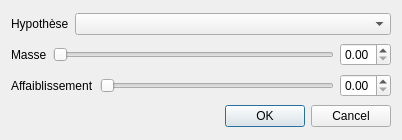
<?xml version="1.0" encoding="UTF-8"?>
<ui version="4.0">
 <class>masseDialog</class>
 <widget class="QDialog" name="masseDialog">
  <property name="geometry">
   <rect>
    <x>0</x>
    <y>0</y>
    <width>402</width>
    <height>140</height>
   </rect>
  </property>
  <property name="windowTitle">
   <string>Affecter une hypothèse</string>
  </property>
  <layout class="QVBoxLayout" name="verticalLayout">
   <item>
    <layout class="QHBoxLayout" name="horizontalLayout">
     <item>
      <widget class="QLabel" name="hypotheseLabel">
       <property name="text">
        <string>Hypothèse</string>
       </property>
      </widget>
     </item>
     <item>
      <widget class="QComboBox" name="hypotheseComboBox">
       <property name="sizePolicy">
        <sizepolicy hsizetype="Expanding" vsizetype="Fixed">
         <horstretch>0</horstretch>
         <verstretch>0</verstretch>
        </sizepolicy>
       </property>
      </widget>
     </item>
    </layout>
   </item>
   <item>
    <layout class="QHBoxLayout" name="horizontalLayout_2">
     <item>
      <widget class="QLabel" name="masseLabel">
       <property name="text">
        <string>Masse</string>
       </property>
      </widget>
     </item>
     <item>
      <widget class="QSlider" name="masseSlider">
       <property name="maximum">
        <number>100</number>
       </property>
       <property name="orientation">
        <enum>Qt::Horizontal</enum>
       </property>
      </widget>
     </item>
     <item>
      <widget class="QDoubleSpinBox" name="masseSpinBox">
       <property name="maximum">
        <double>1.000000000000000</double>
       </property>
       <property name="singleStep">
        <double>0.100000000000000</double>
       </property>
      </widget>
     </item>
    </layout>
   </item>
   <item>
    <layout class="QHBoxLayout" name="horizontalLayout_3">
     <item>
      <widget class="QLabel" name="affaiblissementLabel">
       <property name="text">
        <string>Affaiblissement</string>
       </property>
      </widget>
     </item>
     <item>
      <widget class="QSlider" name="affaiblissementSlider">
       <property name="maximum">
        <number>100</number>
       </property>
       <property name="orientation">
        <enum>Qt::Horizontal</enum>
       </property>
      </widget>
     </item>
     <item>
      <widget class="QDoubleSpinBox" name="affaiblissementSpinBox">
       <property name="maximum">
        <double>1.000000000000000</double>
       </property>
       <property name="singleStep">
        <double>0.100000000000000</double>
       </property>
       <property name="value">
        <double>0.000000000000000</double>
       </property>
      </widget>
     </item>
    </layout>
   </item>
   <item>
    <widget class="QDialogButtonBox" name="buttonBox">
     <property name="orientation">
      <enum>Qt::Horizontal</enum>
     </property>
     <property name="standardButtons">
      <set>QDialogButtonBox::Cancel|QDialogButtonBox::Ok</set>
     </property>
    </widget>
   </item>
  </layout>
 </widget>
 <resources/>
 <connections>
  <connection>
   <sender>buttonBox</sender>
   <signal>accepted()</signal>
   <receiver>masseDialog</receiver>
   <slot>accept()</slot>
   <hints>
    <hint type="sourcelabel">
     <x>248</x>
     <y>254</y>
    </hint>
    <hint type="destinationlabel">
     <x>157</x>
     <y>274</y>
    </hint>
   </hints>
  </connection>
  <connection>
   <sender>buttonBox</sender>
   <signal>rejected()</signal>
   <receiver>masseDialog</receiver>
   <slot>reject()</slot>
   <hints>
    <hint type="sourcelabel">
     <x>316</x>
     <y>260</y>
    </hint>
    <hint type="destinationlabel">
     <x>286</x>
     <y>274</y>
    </hint>
   </hints>
  </connection>
 </connections>
</ui>
